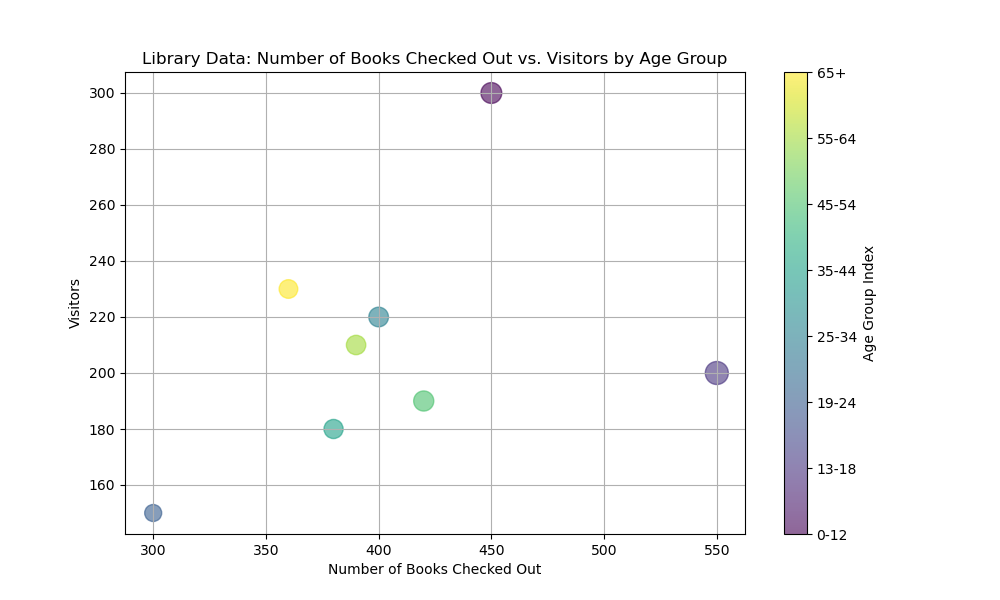

The Python source for this figure:

import matplotlib.pyplot as plt

# Given table data
data = [
    {'Age Group': '0-12', 'Number of Books Checked Out': 450, 'Visitors': 300},
    {'Age Group': '13-18', 'Number of Books Checked Out': 550, 'Visitors': 200},
    {'Age Group': '19-24', 'Number of Books Checked Out': 300, 'Visitors': 150},
    {'Age Group': '25-34', 'Number of Books Checked Out': 400, 'Visitors': 220},
    {'Age Group': '35-44', 'Number of Books Checked Out': 380, 'Visitors': 180},
    {'Age Group': '45-54', 'Number of Books Checked Out': 420, 'Visitors': 190},
    {'Age Group': '55-64', 'Number of Books Checked Out': 390, 'Visitors': 210},
    {'Age Group': '65+', 'Number of Books Checked Out': 360, 'Visitors': 230}
]

# Extract the required information for plotting
age_groups = [entry['Age Group'] for entry in data]
books_checked_out = [entry['Number of Books Checked Out'] for entry in data]
visitors = [entry['Visitors'] for entry in data]

# Create the scatter plot using diversified visual encoding
plt.figure(figsize=(10, 6))
scatter = plt.scatter(books_checked_out, visitors, alpha=0.6, 
                      c=range(len(age_groups)), cmap='viridis', 
                      s=[n / 2 for n in books_checked_out])  # Use number of books to determine size

# Add a color bar for the age groups
cbar = plt.colorbar(scatter)
cbar.set_label('Age Group Index')
cbar.set_ticks(range(len(age_groups)))
cbar.set_ticklabels(age_groups)

# Add labels and title
plt.xlabel('Number of Books Checked Out')
plt.ylabel('Visitors')
plt.title('Library Data: Number of Books Checked Out vs. Visitors by Age Group')

# Show grid
plt.grid(True)

# Show the plot
plt.show()
